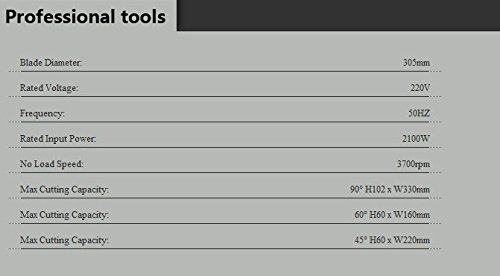
#> input picture b.jpg, 500 x 276 px
$ python app.py
#> lines starting #> are read from the running program, lines starting #| are printed output that depends on the picture; after the words box and inside, x2 and y2 are one past the last pixel; in counts of white or black regions, pixels touching at a corner belong together
# [9 lines of commented-out code are left out]


import cv2
import pytesseract
from PIL import Image
import numpy as np

# Set the path to the Tesseract executable (only required for Windows)
# For example: r"C:\Program Files\Tesseract-OCR\tesseract.exe"
# pytesseract.pytesseract.tesseract_cmd = r"/usr/local/bin/tesseract"  # Update this path if required
pytesseract.pytesseract.tesseract_cmd = 'C:/Program Files/Tesseract-OCR/tesseract.exe'


def enhance_image_for_ocr(image_path):
    """
    Enhances the image to make it suitable for OCR by applying techniques like grayscale conversion,
    thresholding, and noise reduction.

    Parameters:
        image_path (str): Path to the local image file.

    Returns:
        enhanced_image (numpy.ndarray): Enhanced image ready for OCR.
    """
#> called with image_path = 'b.jpg'
    # Load image from file
    image = cv2.imread(image_path)
#> image is the input picture: shape (276, 500, 3); mean B, G, R 167.2, 169.9, 168.1

    # Convert to grayscale
    gray_image = cv2.cvtColor(image, cv2.COLOR_BGR2GRAY)

    # Apply Gaussian blur to remove noise
    blurred_image = cv2.GaussianBlur(gray_image, (5, 5), 0)
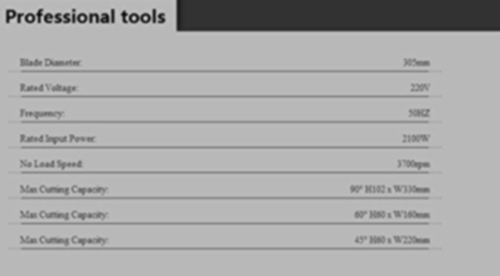
#> blurred_image: shape (276, 500); min 11, max 210, mean 169

    # Apply adaptive thresholding for binarization
    enhanced_image = cv2.adaptiveThreshold(
        blurred_image, 255, cv2.ADAPTIVE_THRESH_GAUSSIAN_C, cv2.THRESH_BINARY, 11, 2)
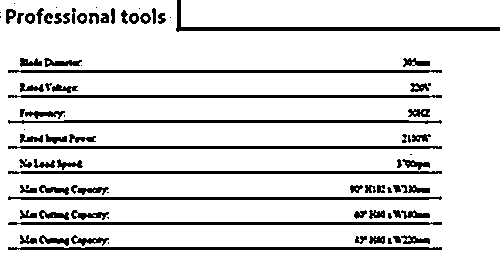
#> enhanced_image: shape (276, 500); 87.5% white; 89 black regions (18 under 20 px), largest, box (x1, y1, x2, y2) and area: (176, 0, 500, 32) 1405, (8, 146, 442, 149) 1288, (8, 171, 442, 174) 1288

    # cv2.imshow('Hi', enhanced_image)

    return enhanced_image


def ocr_from_image(image):
    """
    Performs OCR using Tesseract on the provided image.

    Parameters:
        image (numpy.ndarray): Image on which OCR is to be performed.

    Returns:
        extracted_text (str): The text extracted from the image.
    """
    # Convert image from OpenCV format to PIL format for pytesseract
    pil_image = Image.fromarray(image)

    # Perform OCR on the image using Tesseract
#> (the run stopped early here; a loop or call above may not have finished)
